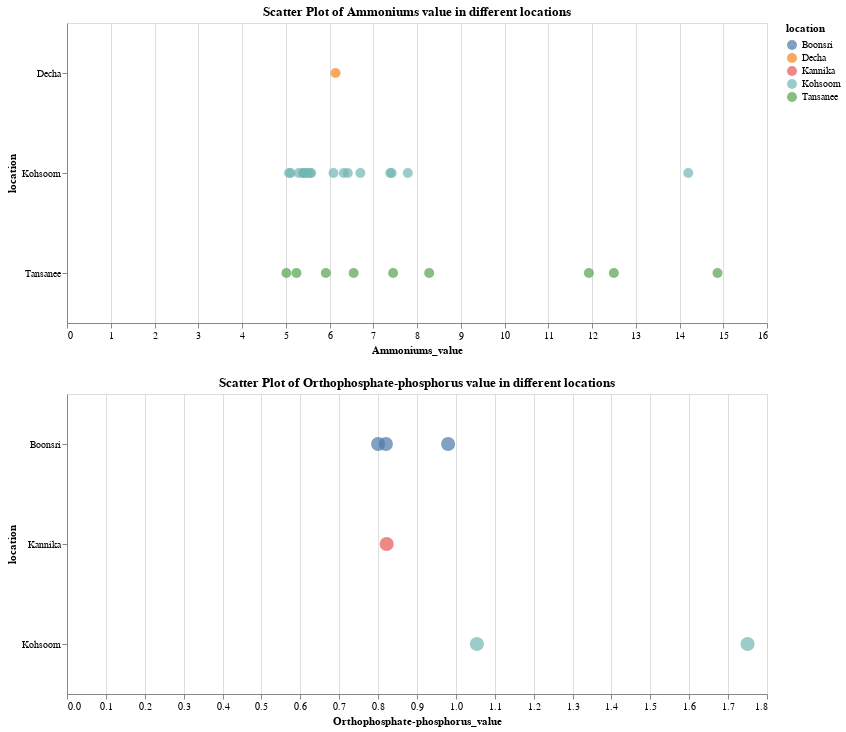

The cell this chart's notebook holds for it:
### Code cell
#Using Advance altair (Vertical concatenate) Orthophosphate-phosphorus and Ammonium at different locations

df_tem = pd.DataFrame(df[df["measure"]=="Ammonium"][df['value']>=5])
df_tem = df_tem.rename(columns=({'value':'Ammoniums_value'}))

chart3 = alt.Chart(df_tem).mark_circle(size=100).encode(
    x='Ammoniums_value:Q',
    y='location:N',
color='location',text='location:N',  # Used text encoding to display pointer values
    tooltip=['Ammoniums_value:Q', 'location:N']).properties(title='Scatter Plot of Ammoniums value in different locations',
    width=700,  # set the width
    height=300  # set the height
)

df_tem = pd.DataFrame(df[df["measure"]=="Orthophosphate-phosphorus"][df['value']>=0.8])
df_tem = df_tem.rename(columns=({'value':'Orthophosphate-phosphorus_value'}))

chart4 = alt.Chart(df_tem).mark_circle(size=200).encode(
    x='Orthophosphate-phosphorus_value:Q',
    y='location:N',
color='location',text='location:N',  # Used text encoding to display pointer values
    tooltip=['Orthophosphate-phosphorus_value:Q', 'location:N']).properties(title='Scatter Plot of Orthophosphate-phosphorus value in different locations',
    width=700,  # set the width
    height=300  # set the height
)

# Concatenate horizontally
concatenated_chart = alt.vconcat(chart3, chart4)

# Show the concatenated chart
concatenated_chart

### Figure 1 — Vega-Lite specification as saved in the notebook (floating-point values rounded to 4 significant figures)
{"config": {"view": {"continuousWidth": 300, "continuousHeight": 300}}, "vconcat": [{"data": {"name": "data-6d2801e7949686e279adaf222d0b1c02"}, "mark": {"type": "circle", "size": 100}, "encoding": {"color": {"field": "location", "type": "nominal"}, "text": {"field": "location", "type": "nominal"}, "tooltip": [{"field": "Ammoniums_value", "type": "quantitative"}, {"field": "location", "type": "nominal"}], "x": {"field": "Ammoniums_value", "type": "quantitative"}, "y": {"field": "location", "type": "nominal"}}, "height": 300, "title": "Scatter Plot of Ammoniums value in different locations", "width": 700}, {"data": {"name": "data-cde00b43f962592ca50f638388af632c"}, "mark": {"type": "circle", "size": 200}, "encoding": {"color": {"field": "location", "type": "nominal"}, "text": {"field": "location", "type": "nominal"}, "tooltip": [{"field": "Orthophosphate-phosphorus_value", "type": "quantitative"}, {"field": "location", "type": "nominal"}], "x": {"field": "Orthophosphate-phosphorus_value", "type": "quantitative"}, "y": {"field": "location", "type": "nominal"}}, "height": 300, "title": "Scatter Plot of Orthophosphate-phosphorus value in different locations", "width": 700}], "$schema": "https://vega.github.io/schema/vega-lite/v5.8.0.json", "datasets": {"data-6d2801e7949686e279adaf222d0b1c02": [{"id": 4811, "Ammoniums_value": 14.2, "location": "Kohsoom", "sample date": "16-Apr-98", "measure": "Ammonium"}, {"id": 46052, "Ammoniums_value": 5.5, "location": "Kohsoom", "sample date": "7-Nov-99", "measure": "Ammonium"}, {"id": 298028, "Ammoniums_value": 5.4, "location": "Kohsoom", "sample date": "24-May-03", "measure": "Ammonium"}, {"id": 602407, "Ammoniums_value": 5.4, "location": "Kohsoom", "sample date": "27-Feb-05", "measure": "Ammonium"}, {"id": 602461, "Ammoniums_value": 5.56, "location": "Kohsoom", "sample date": "27-Mar-05", "measure": "Ammonium"}, {"id": 901413, "Ammoniums_value": 6.418, "location": "Kohsoom", "sample date": "27-Jul-08", "measure": "Ammonium"}, {"id": 1004727, "Ammoniums_value": 7.79, "location": "Kohsoom", "sample date": "30-Jul-09", "measure": "Ammonium"}, {"id": 1004873, "Ammoniums_value": 7.42, "location": "Kohsoom", "sample date": "21-Sep-09", "measure": "Ammonium"}, {"id": 1327881, "Ammoniums_value": 6.138, "location": "Decha", "sample date": "17-Jan-10", "measure": "Ammonium"}, {"id": 1354857, "Ammoniums_value": 5.58, "location": "Kohsoom", "sample date": "23-Jun-10", "measure": "Ammonium"}, {"id": 1355148, "Ammoniums_value": 5.11, "location": "Kohsoom", "sample date": "24-Nov-10", "measure": "Ammonium"}, {"id": 2175962, "Ammoniums_value": 5.916, "location": "Tansanee", "sample date": "18-Nov-13", "measure": "Ammonium"}, {"id": 2188782, "Ammoniums_value": 5.3, "location": "Kohsoom", "sample date": "12-Dec-13", "measure": "Ammonium"}, {"id": 2175986, "Ammoniums_value": 5.245, "location": "Tansanee", "sample date": "14-Dec-13", "measure": "Ammonium"}, {"id": 2575929, "Ammoniums_value": 12.5, "location": "Tansanee", "sample date": "6-Jan-14", "measure": "Ammonium"}, {"id": 2575952, "Ammoniums_value": 5.014, "location": "Tansanee", "sample date": "9-Jan-14", "measure": "Ammonium"}, {"id": 2627544, "Ammoniums_value": 5.438, "location": "Kohsoom", "sample date": "25-Jun-14", "measure": "Ammonium"}, {"id": 2627636, "Ammoniums_value": 6.327, "location": "Kohsoom", "sample date": "27-Aug-14", "measure": "Ammonium"}, {"id": 2576062, "Ammoniums_value": 11.93, "location": "Tansanee", "sample date": "3-Sep-14", "measure": "Ammonium"}, {"id": 2627682, "Ammoniums_value": 6.706, "location": "Kohsoom", "sample date": "24-Sep-14", "measure": "Ammonium"}, {"id": 2576125, "Ammoniums_value": 8.278, "location": "Tansanee", "sample date": "17-Oct-14", "measure": "Ammonium"}, {"id": 2576160, "Ammoniums_value": 7.454, "location": "Tansanee", "sample date": "25-Oct-14", "measure": "Ammonium"}, {"id": 2627729, "Ammoniums_value": 7.389, "location": "Kohsoom", "sample date": "29-Oct-14", "measure": "Ammonium"}, {"id": 2576224, "Ammoniums_value": 14.87, "location": "Tansanee", "sample date": "22-Nov-14", "measure": "Ammonium"}, {"id": 2627819, "Ammoniums_value": 6.091, "location": "Kohsoom", "sample date": "17-Dec-14", "measure": "Ammonium"}, {"id": 3448689, "Ammoniums_value": 5.075, "location": "Kohsoom", "sample date": "22-Aug-15", "measure": "Ammonium"}, {"id": 3291420, "Ammoniums_value": 6.551, "location": "Tansanee", "sample date": "17-Feb-16", "measure": "Ammonium"}], "data-cde00b43f962592ca50f638388af632c": [{"id": 708207, "Orthophosphate-phosphorus_value": 0.822, "location": "Kannika", "sample date": "26-Jun-06", "measure": "Orthophosphate-phosphorus"}, {"id": 788072, "Orthophosphate-phosphorus_value": 0.82, "location": "Boonsri", "sample date": "19-Apr-07", "measure": "Orthophosphate-phosphorus"}, {"id": 1324671, "Orthophosphate-phosphorus_value": 0.98, "location": "Boonsri", "sample date": "25-Mar-10", "measure": "Orthophosphate-phosphorus"}, {"id": 1325405, "Orthophosphate-phosphorus_value": 0.8, "location": "Boonsri", "sample date": "25-Mar-10", "measure": "Orthophosphate-phosphorus"}, {"id": 2188786, "Orthophosphate-phosphorus_value": 1.75, "location": "Kohsoom", "sample date": "12-Dec-13", "measure": "Orthophosphate-phosphorus"}, {"id": 2627548, "Orthophosphate-phosphorus_value": 1.054, "location": "Kohsoom", "sample date": "25-Jun-14", "measure": "Orthophosphate-phosphorus"}]}}
